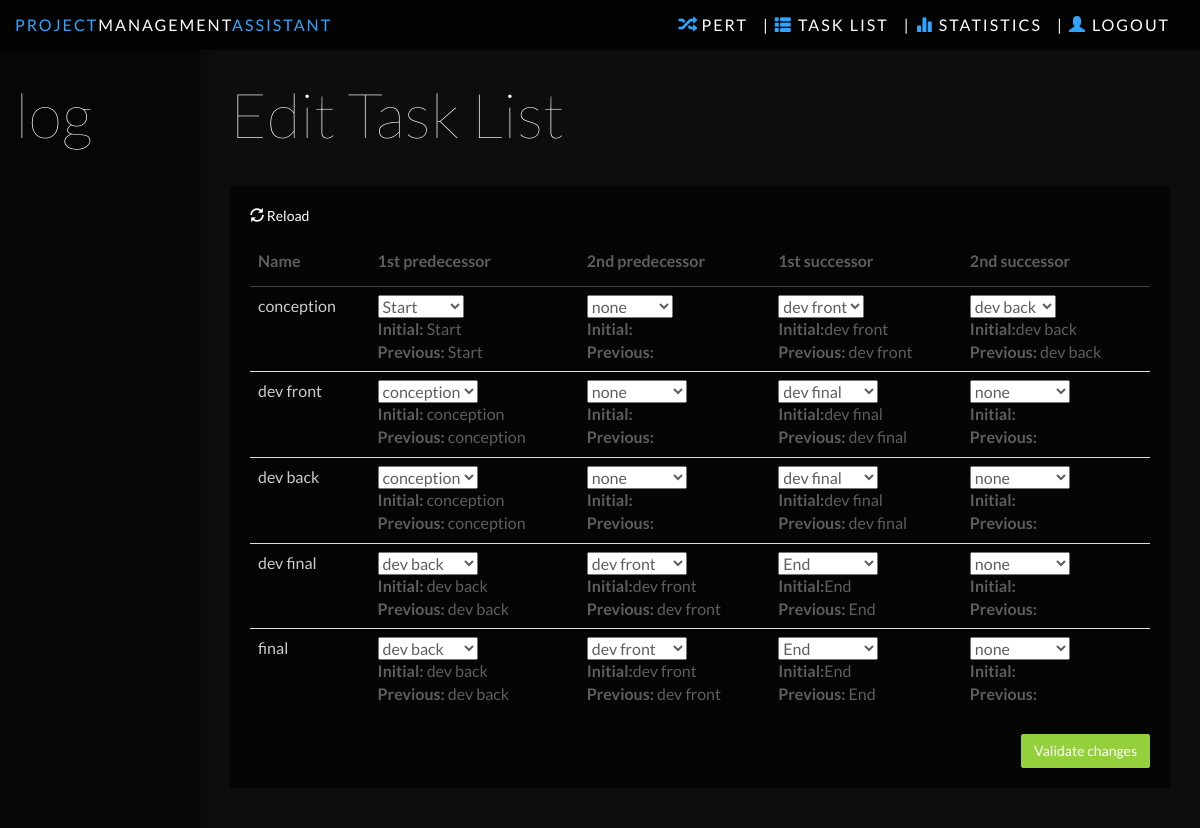
The page /tasklist_edit.php on the database as committed earlier.
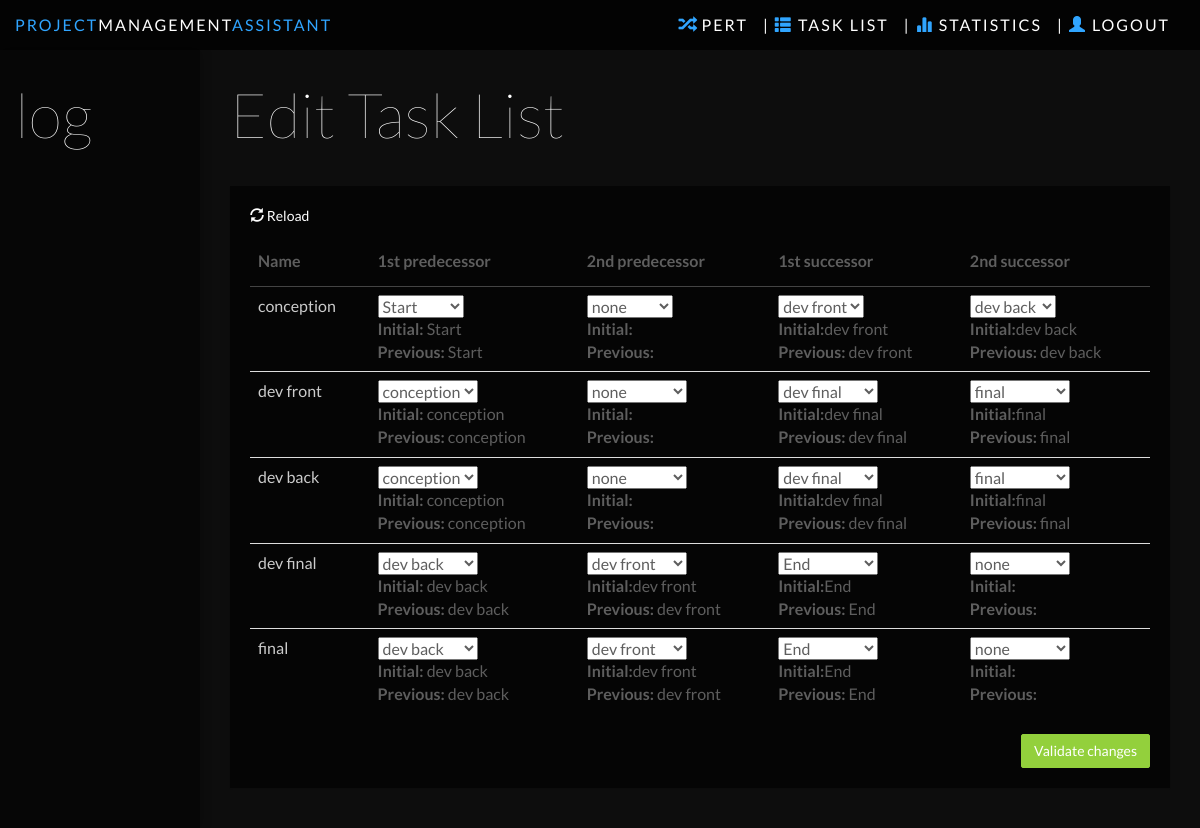
The same page on the database as committed later.
### tables this page shows
CREATE TABLE IF NOT EXISTS `tache` (
  `id` int(10) NOT NULL AUTO_INCREMENT,
  `idProjet` int(10) NOT NULL,
  `idRessource` int(10) NOT NULL,
  `nom` varchar(50) NOT NULL,
  `suivant1` varchar(50) NOT NULL,
  `suivant2` varchar(50) NOT NULL,
  `precedent1` varchar(50) NOT NULL,
  `precedent2` varchar(50) NOT NULL,
  PRIMARY KEY (`id`)
);

### models/cnx.php (called while the page is built)
<?php
function getBdd() {
	try
	{
		$bdd = new PDO('mysql:host=localhost;dbname=m1bd;charset=utf8', 'root', '');
	}
	catch(Exception $e)
	{
	        die('Erreur : '.$e->getMessage());
	}
  return $bdd;
}
?>

### models/Project.php (called while the page is built, shortened)
<?php
require("Task.php");
class Project
{
	var $listeRessources;
	var $listeSimulateurs;
	var $bdd;
	private static $_instance = null;
	function __construct($id, $nom, $tacheDebut, $tacheFin)
	{
		$this->listeRessources = array();
		$this->listeSimulateurs = array();
		$this->bdd = getBdd();
		$this->loadListeRessources();
		$this->loadListeTaches();
		$this->loadListeSimulateurs();
	}
	function loadListeTaches()
	{
		$reponse = $this->bdd->query('SELECT * FROM tache');
		while ($donnees = $reponse->fetch())
		{
			$tache = new Task($donnees['id'], $donnees['nom'], $donnees['precedent1'], $donnees['precedent2'], $donnees['suivant1'], $donnees['suivant2'], $this);
			$tache->loadLoi();
			$tache->loadRessource();
		}
	}
	function loadListeSimulateurs()
	{
		$reponse = $this->bdd->query('SELECT * FROM simulateur');
		while ($donnees = $reponse->fetch())
		{
			$simulateur = NULL;
			if($donnees['typeSimulateur'] == SimulateurEnum::ChargeGlobale) {
				$simulateur = new SimulationChargeGlobale($donnees['typeSimulateur'], $donnees['nbEchantillons'], $donnees['largeurIntervalle'], $this);
			} else if ($donnees['typeSimulateur'] == SimulateurEnum::CoutGlobal) {
				$simulateur = new SimulationCoutGlobal($donnees['typeSimulateur'], $donnees['nbEchantillons'], $donnees['largeurIntervalle'], $this);
			} else if ($donnees['typeSimulateur'] == SimulateurEnum::MargeFinanciere) {
				$simulateur = new SimulationMargeFinanciere($donnees['typeSimulateur'], $donnees['nbEchantillons'], $donnees['largeurIntervalle'], $this);
			}
			$simulateur->probabilite = $donnees['probabilite'];
			$simulateur->charge = $donnees['charge'];
			array_push($this->listeSimulateurs, $simulateur);
		}
	}
	function loadListeRessources() {
		$reponse = $this->bdd->query('SELECT * FROM ressource');
		while ($donnees = $reponse->fetch())
		{
			$ressource = new Ressource($donnees['id'], $donnees['nom'], $donnees['cout']);
			array_push($this->listeRessources, $ressource);
		}
	}
	public static function getInstance() {
		if(is_null(self::$_instance)) {
			self::$_instance = new Project(1, 'Gna', null, null);
		}
		return self::$_instance;
	}
}
?>

### models/Task.php (called while the page is built, shortened)
<?php
require("cnx.php");
class Task
{
	var $id;
	var $bdd;
	function __construct($id, $nom, $precedent1, $precedent2, $suivant1, $suivant2, $projet)
	{
		$this->id = $id;
		$this->nom = $nom;
		$this->precedent1 = $precedent1;
		$this->precedent2 = $precedent2;
		$this->suivant1 = $suivant1;
		$this->suivant2 = $suivant2;
		$this->bdd = getBdd();
	}
	public function loadLoi()
	{
		$reponse = $this->bdd->query('SELECT l.* FROM tache t, loi l where t.id = l.idTache');
		$loi = $reponse->fetch();
		if($loi['nom'] == LoiEnum::Beta) {
			$reponse = $this->bdd->query('SELECT b.* FROM loi l, loiBeta b where l.id = b.id');
			$beta = $reponse->fetch();
		} else if($loi['nom'] == LoiEnum::Triangulaire) {
			$reponse = $this->bdd->query('SELECT t.* FROM loi l, loiTriangulaire t where l.id = t.id');
			$triangulaire = $reponse->fetch();
			$this->loi = new LoiTriangulaire($loi['valeurMin'], $loi['valeurMax'], $triangulaire['c']);
		} else if($loi['nom'] == LoiEnum::Normale) {
			$reponse = $this->bdd->query('SELECT n.* FROM loi l, loiNormale n where l.id = n.id');
			$normale = $reponse->fetch();
			$this->loi = new LoiNormaleTronquee($loi['valeurMin'], $loi['valeurMax'], $normale['mu'], $normale['sigma']);
		} else if($loi['nom'] == LoiEnum::Uniforme) {
			$this->loi = new LoiRand($loi['valeurMin'], $loi['valeurMax']);
		} else if($loi['nom'] == LoiEnum::SansLoi) {
			$this->loi = new SansLoi($loi['valeurMax']);
		}
	}
	public function loadRessource() {
		$this->bdd->setAttribute(PDO::ATTR_ERRMODE, PDO::ERRMODE_EXCEPTION);
		$q = $this->bdd->prepare("SELECT r.* FROM tache t, ressource r WHERE t.idRessource = r.id AND t.id = ?");
		$q->execute(array($this->id));
		$ressource = $q->fetch(PDO::FETCH_ASSOC);
	}
}
?>

### tasklist_edit.php (the view, shortened to what the changed rows need)
<?php
require("models/Project.php");
$project = Project::getInstance();
?>
<html>
<head>
    <link href="css/bootstrap.min.css" rel="stylesheet">
    <link href="css/styles.css" rel="stylesheet">
    <link href="css/joint.css" rel="stylesheet">
</head>
<body>
<div class="col-sm-3 col-lg-2 sidebar">
    <div class="col-lg-12">
        <h1 class="page-header">log</h1>
    </div>
</div>
<div class="col-sm-9 col-sm-offset-3 col-lg-10 col-lg-offset-2 main">
    <div class="row">
        <div class="col-lg-12">
            <h1 class="page-header">Edit Task List</h1>
        </div>
    </div>
    <div class="row">
        <div class="col-lg-12">
            <div class="panel panel-default">
                <div class="panel-body">
                    <table class="table" id="tableEdition" style="color: #5e5e5e;">
                        <thead>
                        <tr>
                            <th>Name</th>
                            <th>1st predecessor</th>
                            <th>2nd predecessor</th>
                            <th>1st successor</th>
                            <th>2nd successor</th>
                        </tr>
                        </thead>
                        <tbody>
                        <?php foreach ($project->listeTaches as $task) { ?>
                        <tr>
                            <td><p class="nom"><?php echo $task->nom;?></p></td>
                            <td>
                                <select class="precs1" id="prec1OfTask<?php echo $task->id;?>">
                                    <?php foreach ($project->listeTaches as $t) {
                                        if ($task->id !== $t->id) { ?>
                                            <option <?php if($task->precedent1 == $t->nom) {?> selected="selected" <?php } ?> value="<?php echo $t->nom;?>"><?php echo $t->nom?></option>
                                        <?php }?>
                                    <?php } ?>
                                </select>
                                <div class="initial"><b>Initial: </b><span class="init"><?php echo $task->precedent1 ?></span></div>
                                <div class="previous"><b>Previous: </b><span class='prev'><?php echo $task->precedent1 ?></span></div>
                            </td>
                            <td>
                                <select class="precs2" id="prec2OfTask<?php echo $task->id;?>">
                                    <option <?php if($task->precedent2 === '') { ?> selected="selected" <?php } ?> value="">none</option>
                                </select>
                                <div class="initial"><b>Initial:</b><span class="init"><?php echo $task->precedent2 ?></span></div>
                                <div class="previous"><b>Previous: </b><span class='prev'><?php echo $task->precedent2 ?></span></div>
                            </td>
                            <td>
                                <select class="suivs1" id="suiv1OfTask<?php echo $task->id;?>">
                                    <?php foreach ($project->listeTaches as $t) {
                                        if ($task->id !== $t->id) { ?>
                                            <option <?php if($task->suivant1 == $t->nom) {?> selected="selected" <?php } ?> value="<?php echo $t->nom;?>"><?php echo $t->nom?></option>
                                        <?php }?>
                                    <?php } ?>
                                </select>
                                <div class="initial"><b>Initial:</b><span class="init"><?php echo $task->suivant1 ?></span></div>
                                <div class="previous"><b>Previous: </b><span class='prev'><?php echo $task->suivant1 ?></span></div>
                            </td>
                            <td>
                                <select class="suivs2" id="suiv2OfTask<?php echo $task->id;?>">
                                    <option <?php if($task->suivant2 === '') { ?> selected="selected" <?php } ?> value="">none</option>
                                    <?php foreach ($project->listeTaches as $t) {
                                        if ($task->id !== $t->id) { ?>
                                            <option <?php if($task->suivant2 == $t->nom) {?> selected="selected" <?php } ?> value="<?php echo $t->nom;?>"><?php echo $t->nom?></option>
                                        <?php }?>
                                    <?php } ?>
                                </select>
                                <div class="initial"><b>Initial:</b><span class="init"><?php echo $task->suivant2 ?></span></div>
                                <div class="previous"><b>Previous: </b><span class='prev'><?php echo $task->suivant2 ?></span></div>
                            </td>
                        </tr>
                        <?php } ?>
                        </tbody>
                    </table>
                </div>
            </div>
        </div>
    </div>
</div>
</body>
</html>

Rows that differ between the two databases and show on the page:
changed tache (number 2 of 5 on the later page): suivant2+id "none" → "final"; suivant2 (not shown) → "final"
changed tache (number 3 of 5 on the later page): suivant2+id "none" → "final"; suivant2 (not shown) → "final"
